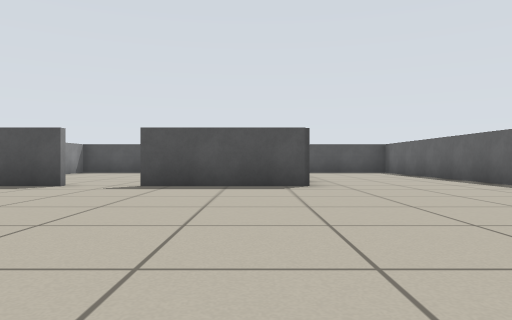
[1] (above)

17 first-person views from a walk through a robot-simulator world made for Stage. The camera is 0.45 m above the floor, looks level and sees 70° across. Floor lines are 1 m apart. The floor is counted in squares, 1 m on a side. Each view is taken from the middle of a square. On the plan, view 1 faces up. The plan holds only what a view shows up to about 9 squares ahead; the rest is blank. Robots are left out.

[2]
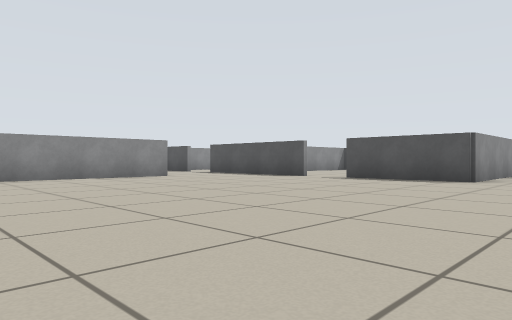

[3]
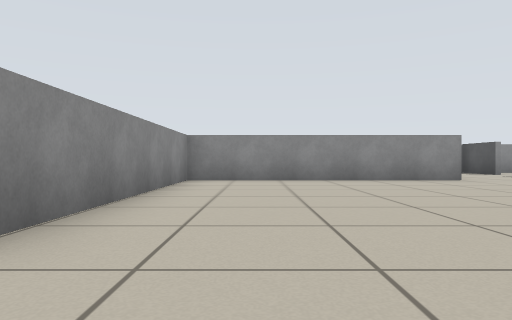

[4]
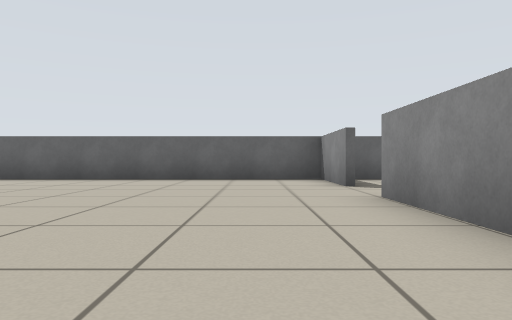

[5]
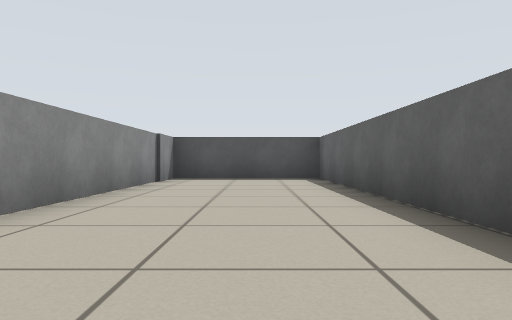

[6]
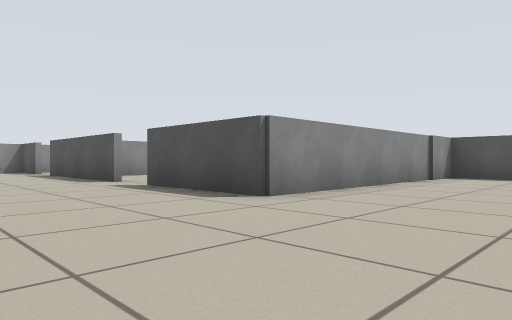

[7]
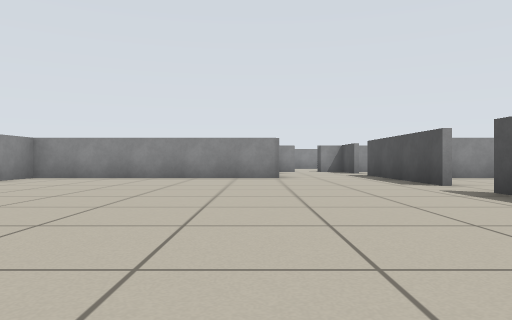

[8]
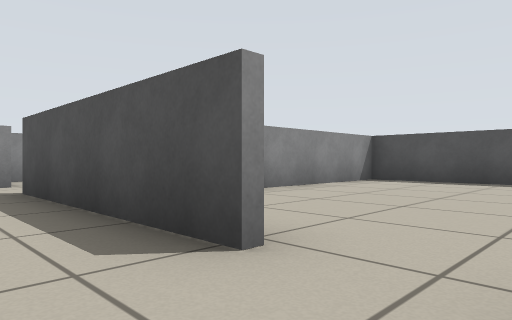

[9]
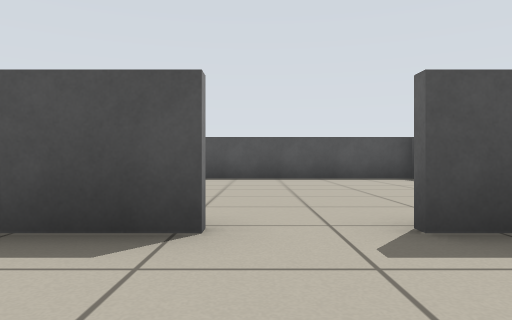

[10]
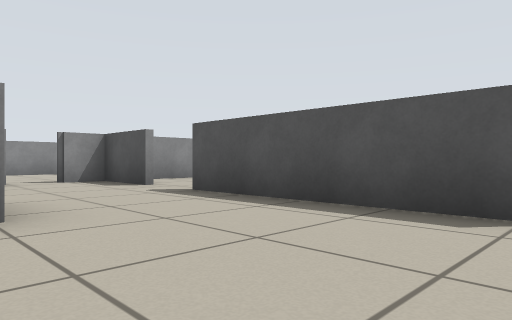

[11]
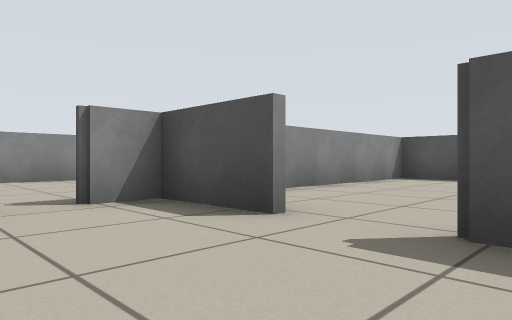

[12]
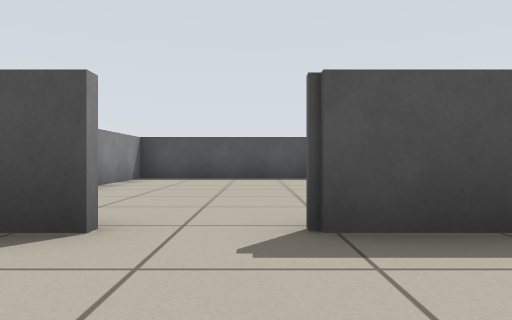

[13]
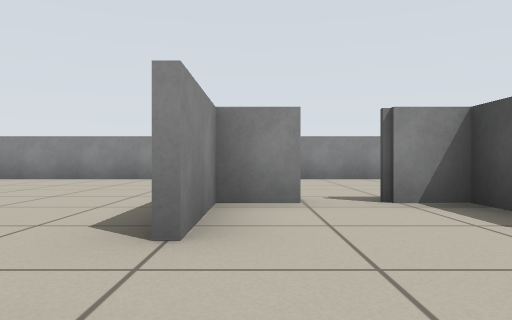

[14]
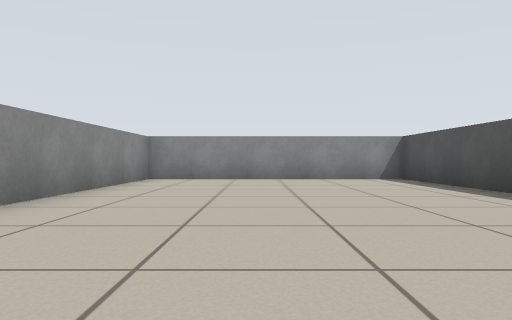

[15]
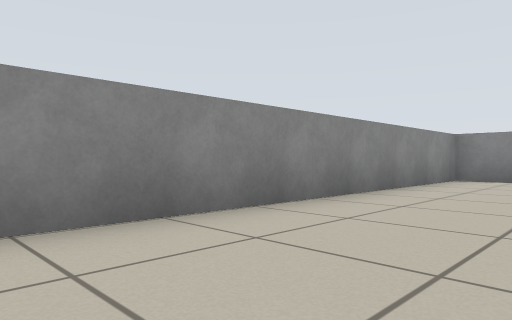

[16]
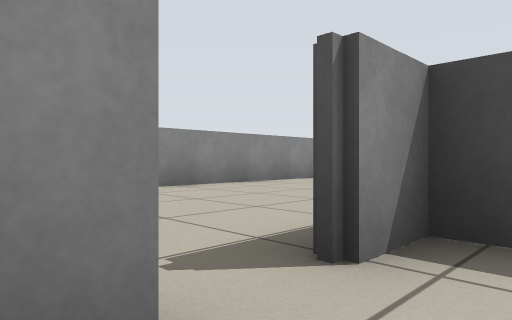

[17]
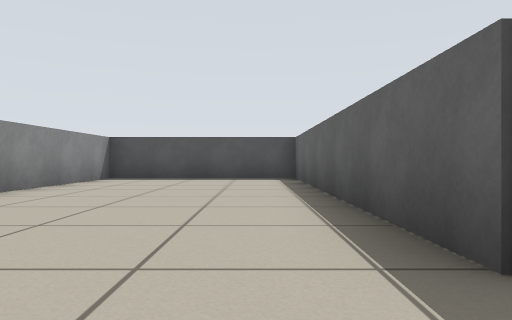

### Floor plan
Ten units are one square. View 1 is at (0, 0); x grows to the right and y downward. Boxes are objects, and circles mark ways between rooms. Rooms are numbered by the first view taken in them; rooms with no view inside come last. Other rooms are left out.
<svg viewBox="-160 -133 210 168">
<path fill="none" stroke="#000" d="M-32 -62 -54 -62M22 25 45 25 45 -128 9 -128 9 -62 -20 -62M-61 -36 -61 25 5 25M-90 -62 -108 -62 -108 -52M-108 -45 -108 -36 -90 -36M-54 -62 -78 -62M-119 -34 -155 -34 -155 25 -74 25M-110 -54 -110 -128 -155 -128 -155 -50M9 -128 -61 -128 -61 -92M-68 -128 -108 -128 -108 -68"/>
<circle cx="-65" cy="-45" r="3" fill="#2a7"/>
<circle cx="-25" cy="-60" r="3" fill="#2a7"/>
<circle cx="-85" cy="-30" r="3" fill="#2a7"/>
<circle cx="-110" cy="-50" r="3" fill="#2a7"/>
<circle cx="-85" cy="-60" r="3" fill="#2a7"/>
<text x="0" y="-30">1</text>
<text x="-80" y="-50">2</text>
<text x="-110" y="0">3</text>
<text x="-130" y="-80">4</text>
<text x="-30" y="-90">5</text>
<text x="-90" y="-100">6</text>
</svg>
Room 1 opens to room 2. Room 1 opens to room 5. Room 2 opens to room 3. Room 2 opens to room 4. Room 2 opens to room 6.

Where each view was taken, in squares from view 1:
view 1: 0 up, 0 right, facing up
view 2: 2 down, 3 right, facing up-left
view 3: 1 down, 2 right, facing left
view 4: 1 down, 4 left, facing right
view 5: 4 up, 3 right, facing up
view 6: 3 up, 4 right, facing up-left
view 7: 3 up, 3 right, facing left
view 8: 5 up, 2 left, facing up-left
view 9: 4 up, 3 left, facing up
view 10: 3 up, 3 left, facing up-left
view 11: 4 up, 7 left, facing up-left
view 12: 4 up, 8 left, facing up
view 13: 4 up, 7 left, facing left
view 14: 0 up, 7 left, facing left
view 15: 0 up, 7 left, facing down-left
view 16: 4 up, 10 left, facing up-left
view 17: 4 up, 12 left, facing up
